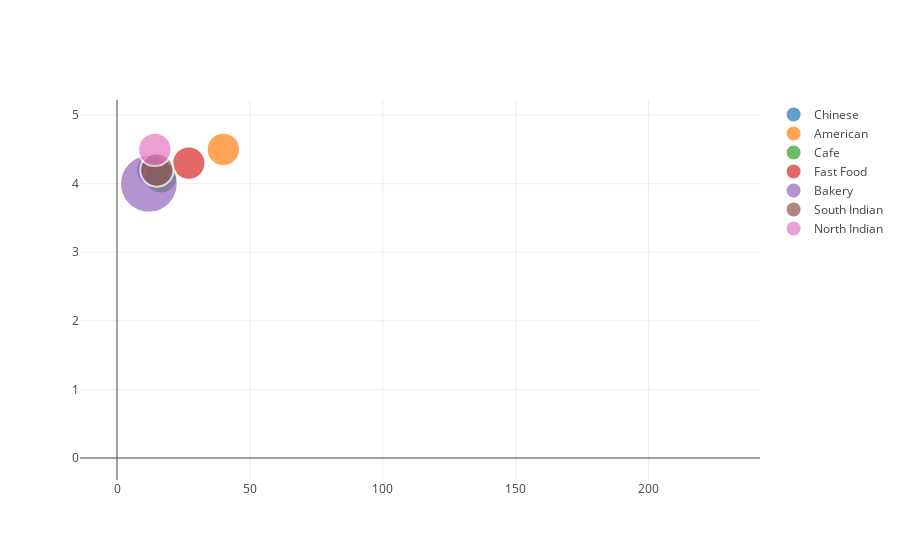

Source (notebook cell):
### Code cell
iplot(data)

### Figure 1 — Plotly figure (JSON) as saved in the notebook; plotly's stock layout.template omitted (floating-point values rounded to 4 significant figures; data arrays with more than 128 entries replaced by an {"elided": "..."} marker saying what was removed)
{"data": [{"marker": {"line": {"width": 2}, "size": [0, 0, 0, 0, 0, 0, 0, 0, 0, 0, 0, 0, 0, 0, 0, 0, 0, 0, 0, 0, 0, 0, 1000, 0, 0, 0, 0, 0, 0, 0, 0, 0, 0, 0, 0, 0, 0, 0, 0, 0, 0, 0, 0, 0, 0, 0, 0, 0, 0, 0], "sizemode": "area", "sizeref": 1.8, "symbol": "circle"}, "mode": "markers", "name": "Chinese", "text": {"elided": "855 str values"}, "type": "scatter", "x": [19, 25, 10, 40, 10, 10, 25, 19.5, 25, 25, 10, 10, 25, 10, 228, 228, 25, 10, 10, 67.5, 35.1, 15, 13.5, 15, 8.25, 7.5, 6.75, 13.5, 22.5, 18, 11.25, 0, 3.75, 4.5, 16.5, 19.5, 4.5, 6, 6, 4.5, 4.5, 4.5, 3.75, 6, 4.5, 10.5, 4.5, 5.25, 5.25, 4.5], "y": [4.4, 3.6, 3.8, 4.6, 4.2, 4.2, 4, 3, 4, 4.6, 4.1, 4.4, 4.5, 3.5, 3.4, 3.9, 3.8, 3.8, 3.7, 4.2, 3.8, 4.2, 4.2, 4, 4.1, 4, 3.7, 4.2, 4.3, 4.1, 4.2, 4.3, 2.9, 3, 3.8, 4.1, 3, 2.7, 2.5, 0, 0, 0, 0, 2.8, 2.8, 3.3, 0, 2.9, 3.6, 0]}, {"marker": {"line": {"width": 2}, "size": [0, 0, 0, 0, 0, 0, 0, 0, 1000, 0, 0, 0, 0, 0, 0, 0, 0, 0, 0, 0, 0, 0, 0, 0, 0, 0, 0, 0, 0, 0, 0, 0, 0, 0, 0, 0, 0, 0, 0, 0, 0, 0, 0, 0, 0, 0, 0, 0, 0, 0], "sizemode": "area", "sizeref": 1.8, "symbol": "circle"}, "mode": "markers", "name": "American", "text": {"elided": "278 str values"}, "type": "scatter", "x": [17.1, 34.2, 43.5, 14.5, 10, 25, 25, 10, 40, 10, 25, 25, 40, 40, 25, 40, 25, 70, 10, 25, 10, 25, 25, 40, 40, 40, 25, 25, 10, 40, 25, 10, 25, 25, 40, 25, 40, 25, 25, 10, 25, 10, 10, 10, 25, 70, 25, 10, 25, 25], "y": [4.2, 4.5, 4, 3.6, 3.3, 3.5, 3.5, 3.4, 4.5, 4.2, 4, 4.1, 4.3, 4.9, 3.9, 4.3, 4.5, 3.9, 4.2, 4.3, 4.4, 4.4, 4, 4.4, 3.7, 4.1, 4.4, 3.8, 4.5, 3.8, 4.1, 4.3, 4.6, 4.5, 4.1, 4.3, 4.4, 3.7, 3.8, 4.1, 4.6, 4.3, 4.2, 4, 3.4, 3.7, 0, 4.3, 4, 4.1]}, {"marker": {"line": {"width": 2}, "size": [0, 0, 0, 0, 0, 0, 0, 0, 0, 0, 0, 0, 0, 0, 0, 0, 0, 0, 0, 0, 0, 0, 0, 0, 0, 0, 0, 0, 0, 0, 0, 0, 0, 0, 0, 0, 1000, 0, 0, 0, 0, 0, 0, 0, 0, 0, 0, 0, 0, 0], "sizemode": "area", "sizeref": 1.8, "symbol": "circle"}, "mode": "markers", "name": "Cafe", "text": {"elided": "617 str values"}, "type": "scatter", "x": [15.2, 11.4, 28.5, 8.7, 0.38, 0.38, 0.38, 0.38, 0.38, 25, 30.4, 57, 37.8, 45.9, 40.5, 29.7, 0, 0, 15, 10.5, 9, 8.25, 5.25, 7.5, 6, 3, 9, 9, 7.5, 9, 21, 6.75, 6, 7.5, 9.75, 6.75, 16.5, 12, 6, 9, 7.5, 10.5, 6, 7.5, 7.5, 9, 4.5, 13.5, 22.5, 7.5], "y": [3.6, 4.5, 4.4, 3.8, 4.1, 3.7, 3.8, 3.5, 3.4, 4.3, 3.7, 3.2, 4.5, 4.3, 4.5, 4.2, 4.9, 3.9, 4.4, 4, 4.4, 3.9, 3.3, 3.4, 3.2, 3.3, 3.4, 3.8, 3.9, 4.5, 4.1, 3.8, 4, 3.8, 4.1, 4.2, 4.1, 4.6, 3.8, 4, 4, 3.9, 3.9, 4.1, 4.2, 4.2, 0, 3.6, 0, 3.2]}, {"marker": {"line": {"width": 2}, "size": [0, 0, 0, 0, 0, 0, 1000, 0, 0, 0, 0, 0, 0, 0, 0, 0, 0, 0, 0, 0, 0, 0, 0, 0, 0, 0, 0, 0, 0, 0, 0, 0, 0, 0, 0, 0, 0, 0, 0, 0, 0, 0, 0, 0, 0, 0, 0, 0, 0, 0], "sizemode": "area", "sizeref": 1.8, "symbol": "circle"}, "mode": "markers", "name": "Fast Food", "text": {"elided": "672 str values"}, "type": "scatter", "x": [15.95, 10, 10, 10, 40, 27, 27, 10.8, 21.6, 13.5, 6.75, 6, 6, 6, 2.25, 3.75, 7.5, 5.25, 7.5, 7.5, 7.5, 7.5, 4.5, 4.5, 7.5, 3, 3, 3, 4.5, 7.5, 1.5, 7.5, 14.25, 4.5, 3.75, 2.25, 7.5, 3, 1.5, 1.5, 1.5, 10.5, 2.25, 6, 8.25, 4.5, 4.5, 7.5, 7.5, 1.5], "y": [3, 3.5, 4.1, 3.9, 3.7, 4.2, 4.3, 4.1, 2.4, 3.8, 4.4, 3.3, 3.4, 3.5, 4.1, 4.9, 4.2, 3.6, 4.1, 4.3, 3.9, 4.3, 2.9, 2.9, 3.4, 0, 2.7, 0, 0, 3.1, 0, 3.3, 2.6, 3.4, 3.6, 3.8, 0, 2.9, 3.1, 0, 0, 3.2, 0, 2.8, 2.6, 0, 0, 3.9, 3.3, 3.1]}, {"marker": {"line": {"width": 2}, "size": [0, 0, 0, 0, 3000, 0, 0, 0, 0, 0, 0, 0, 0, 0, 0, 0, 0, 0, 0, 0, 0, 0, 0, 0, 0, 0, 0, 0, 0, 0, 0, 0, 0, 0, 0, 0, 0, 0, 0, 0, 0, 0, 0, 0, 0, 0, 0, 0, 0, 0], "sizemode": "area", "sizeref": 1.8, "symbol": "circle"}, "mode": "markers", "name": "Bakery", "text": {"elided": "621 str values"}, "type": "scatter", "x": [13.05, 34.8, 15.2, 13.5, 12, 7.5, 9.75, 5.25, 5.25, 1.5, 15, 2.25, 3, 3, 7.5, 6, 6, 6, 6, 3, 3, 2.25, 1.5, 3, 3, 3, 3, 4.5, 3, 12, 4.5, 6, 10.5, 2.25, 3.75, 7.5, 9, 6, 12, 4.5, 5.25, 3, 7.5, 3, 9, 3, 9, 9, 4.5, 8.25], "y": [3.7, 4.4, 4.2, 4.2, 4, 3.8, 4.1, 4.9, 4.1, 2.8, 3, 3, 2.9, 3.3, 3.4, 3.6, 3.5, 3.5, 3.6, 3, 0, 3.1, 3.1, 0, 0, 3.5, 3, 3.1, 3.1, 0, 0, 3, 3, 3, 3, 3.9, 3.8, 3.8, 2.4, 3.3, 3.3, 2.9, 3.1, 3.8, 3.3, 2.8, 2.9, 3, 3.4, 3.4]}, {"marker": {"line": {"width": 2}, "size": [0, 0, 0, 0, 0, 0, 0, 1000, 0, 0, 0, 0, 0, 0, 0, 0, 0, 0, 0, 0, 0, 0, 0, 0, 0, 0, 0, 0, 0, 0, 0, 0, 0, 0, 0, 0, 0, 0, 0, 0, 0, 0, 0, 0, 0, 0, 0, 0, 0, 0], "sizemode": "area", "sizeref": 1.8, "symbol": "circle"}, "mode": "markers", "name": "South Indian", "text": {"elided": "262 str values"}, "type": "scatter", "x": [18.9, 8.25, 7.5, 6, 6.75, 6, 7.5, 15, 9, 5.25, 6, 7.5, 12, 3, 12, 3.75, 3, 7.5, 8.25, 21, 6.75, 4.5, 6, 4.5, 6, 3.75, 12, 6, 4.5, 6.75, 9, 12, 4.5, 4.5, 6, 3, 9, 4.5, 9, 3, 3.75, 18, 4.5, 4.5, 10.5, 7.5, 4.5, 7.5, 7.5, 6.75], "y": [3.8, 4.1, 3.4, 3.5, 3.4, 3.3, 3.9, 4.2, 3.9, 4.5, 4.3, 3.8, 3.4, 0, 2.7, 0, 0, 3, 3.2, 4, 0, 0, 3.2, 3.2, 3.4, 3.5, 2.9, 3.1, 2.8, 2.6, 0, 3.4, 3.3, 3.4, 3, 3.5, 2.7, 3.4, 2.5, 3.7, 3.1, 3.4, 3, 0, 3.6, 3.7, 4.2, 2.6, 3.4, 2.6]}, {"marker": {"line": {"width": 2}, "size": [0, 0, 0, 0, 0, 0, 0, 0, 0, 0, 0, 0, 0, 0, 0, 0, 0, 1000, 0, 0, 0, 0, 0, 0, 0, 0, 0, 0, 0, 0, 0, 0, 0, 0, 0, 0, 0, 0, 0, 0, 0, 0, 0, 0, 0, 0, 0, 0, 0, 0], "sizemode": "area", "sizeref": 1.8, "symbol": "circle"}, "mode": "markers", "name": "North Indian", "text": {"elided": "2992 str values"}, "type": "scatter", "x": [12.75, 10.5, 7.5, 15, 30, 37.5, 54, 0, 16.5, 22.5, 13.5, 10.5, 12, 15, 21, 13.5, 9, 14.25, 18, 7.5, 7.5, 9, 9, 9, 12, 7.5, 0, 3, 7.5, 10.5, 4.5, 12, 4.5, 18, 10.5, 3, 9, 7.5, 7.5, 7.5, 6, 7.5, 7.5, 15, 12, 9, 5.25, 27, 7.5, 6.75], "y": [3.9, 3.5, 3.6, 4.2, 4, 4.3, 3.8, 3.9, 3.4, 3.8, 3.7, 4.1, 4.1, 3.8, 3.6, 4.3, 3.8, 4.5, 4.1, 3.4, 3.2, 3.4, 3.4, 3.4, 3.2, 3.2, 3.3, 3.7, 3.5, 3.4, 3.9, 3.4, 3.5, 3.4, 3.6, 3.9, 3.4, 3.7, 3.5, 3.8, 3.8, 4.1, 3.8, 3.5, 3.6, 3.3, 3.4, 3.4, 3.4, 3.7]}], "layout": {}}
